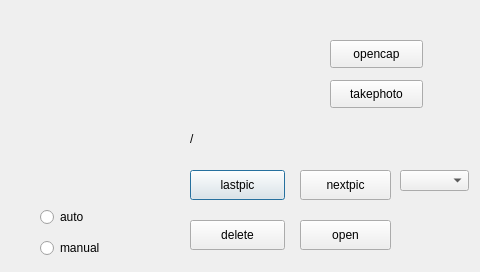
<?xml version="1.0" encoding="UTF-8"?>
<ui version="4.0">
 <class>Qt1</class>
 <widget class="QDialog" name="Qt1">
  <property name="geometry">
   <rect>
    <x>0</x>
    <y>0</y>
    <width>480</width>
    <height>272</height>
   </rect>
  </property>
  <property name="windowTitle">
   <string>Dialog</string>
  </property>
  <widget class="QLabel" name="lb_time">
   <property name="geometry">
    <rect>
     <x>190</x>
     <y>20</y>
     <width>221</width>
     <height>20</height>
    </rect>
   </property>
   <property name="text">
    <string/>
   </property>
  </widget>
  <widget class="QLabel" name="label">
   <property name="geometry">
    <rect>
     <x>190</x>
     <y>130</y>
     <width>16</width>
     <height>17</height>
    </rect>
   </property>
   <property name="text">
    <string>/</string>
   </property>
  </widget>
  <widget class="QLabel" name="lb_num">
   <property name="geometry">
    <rect>
     <x>261</x>
     <y>350</y>
     <width>20</width>
     <height>20</height>
    </rect>
   </property>
   <property name="text">
    <string/>
   </property>
  </widget>
  <widget class="QLabel" name="lb_sum">
   <property name="geometry">
    <rect>
     <x>290</x>
     <y>350</y>
     <width>31</width>
     <height>20</height>
    </rect>
   </property>
   <property name="text">
    <string/>
   </property>
  </widget>
  <widget class="QWidget" name="layoutWidget">
   <property name="geometry">
    <rect>
     <x>190</x>
     <y>170</y>
     <width>201</width>
     <height>31</height>
    </rect>
   </property>
   <layout class="QHBoxLayout" name="horizontalLayout"/>
  </widget>
  <widget class="QWidget" name="layoutWidget">
   <property name="geometry">
    <rect>
     <x>40</x>
     <y>202</y>
     <width>89</width>
     <height>61</height>
    </rect>
   </property>
   <layout class="QVBoxLayout" name="verticalLayout">
    <item>
     <widget class="QRadioButton" name="rb_auto">
      <property name="text">
       <string>auto</string>
      </property>
     </widget>
    </item>
    <item>
     <widget class="QRadioButton" name="rb_manual">
      <property name="text">
       <string>manual</string>
      </property>
     </widget>
    </item>
   </layout>
  </widget>
  <widget class="QWidget" name="layoutWidget">
   <property name="geometry">
    <rect>
     <x>190</x>
     <y>220</y>
     <width>201</width>
     <height>31</height>
    </rect>
   </property>
   <layout class="QHBoxLayout" name="horizontalLayout_2"/>
  </widget>
  <widget class="QComboBox" name="comboBox">
   <property name="geometry">
    <rect>
     <x>400</x>
     <y>170</y>
     <width>69</width>
     <height>21</height>
    </rect>
   </property>
  </widget>
  <widget class="QPushButton" name="pb_prev">
   <property name="geometry">
    <rect>
     <x>190</x>
     <y>170</y>
     <width>95</width>
     <height>30</height>
    </rect>
   </property>
   <property name="text">
    <string>lastpic</string>
   </property>
  </widget>
  <widget class="QPushButton" name="pb_next">
   <property name="geometry">
    <rect>
     <x>300</x>
     <y>170</y>
     <width>91</width>
     <height>30</height>
    </rect>
   </property>
   <property name="text">
    <string>nextpic</string>
   </property>
  </widget>
  <widget class="QPushButton" name="pb_del">
   <property name="geometry">
    <rect>
     <x>190</x>
     <y>220</y>
     <width>95</width>
     <height>30</height>
    </rect>
   </property>
   <property name="text">
    <string>delete</string>
   </property>
  </widget>
  <widget class="QPushButton" name="pb_open">
   <property name="geometry">
    <rect>
     <x>300</x>
     <y>220</y>
     <width>91</width>
     <height>30</height>
    </rect>
   </property>
   <property name="text">
    <string>open</string>
   </property>
  </widget>
  <widget class="QPushButton" name="pb_takephoto">
   <property name="geometry">
    <rect>
     <x>330</x>
     <y>80</y>
     <width>93</width>
     <height>28</height>
    </rect>
   </property>
   <property name="text">
    <string>takephoto</string>
   </property>
  </widget>
  <widget class="QPushButton" name="pb_opencap">
   <property name="geometry">
    <rect>
     <x>330</x>
     <y>40</y>
     <width>93</width>
     <height>28</height>
    </rect>
   </property>
   <property name="text">
    <string>opencap</string>
   </property>
  </widget>
  <widget class="QWidget" name="layoutWidget_2">
   <property name="geometry">
    <rect>
     <x>330</x>
     <y>30</y>
     <width>101</width>
     <height>91</height>
    </rect>
   </property>
   <layout class="QVBoxLayout" name="verticalLayout_2"/>
  </widget>
 </widget>
 <resources/>
 <connections/>
</ui>
